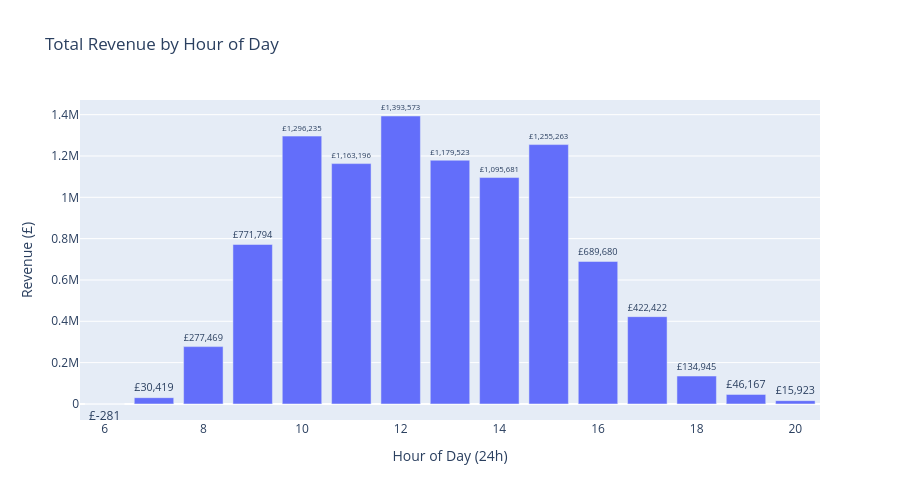

Notebook code cell kept with this figure:
### Code cell
#Sales by hour of the day
df_final['Hour'] = df_final['InvoiceDate'].dt.hour

revenue_by_hour = (
    df_final[df_final['IsProduct']]
    .groupby('Hour')['Revenue'].sum()
    .reset_index()
)

fig = px.bar(revenue_by_hour, x='Hour', y='Revenue', text='Revenue',
             title='Total Revenue by Hour of Day')
fig.update_traces(texttemplate='£%{text:,.0f}', textposition='outside')
fig.update_layout(xaxis_title='Hour of Day (24h)', yaxis_title='Revenue (£)', height=500)
fig.show()

### Figure 1 — Plotly figure (JSON) as saved in the notebook; plotly's stock layout.template omitted (floating-point values rounded to 4 significant figures)
{"data": [{"hovertemplate": "Hour=%{x}<br>Revenue=%{text}<extra></extra>", "legendgroup": "", "marker": {"color": "#636efa", "pattern": {"shape": ""}}, "name": "", "orientation": "v", "showlegend": false, "text": [-281.4, 30420.0, 277500.0, 771800.0, 1296000.0, 1163000.0, 1394000.0, 1180000.0, 1096000.0, 1255000.0, 689700.0, 422400.0, 134900.0, 46170.0, 15920.0], "textposition": "outside", "texttemplate": "£%{text:,.0f}", "type": "bar", "x": [6, 7, 8, 9, 10, 11, 12, 13, 14, 15, 16, 17, 18, 19, 20], "xaxis": "x", "y": [-281.4, 30420.0, 277500.0, 771800.0, 1296000.0, 1163000.0, 1394000.0, 1180000.0, 1096000.0, 1255000.0, 689700.0, 422400.0, 134900.0, 46170.0, 15920.0], "yaxis": "y"}], "layout": {"barmode": "relative", "height": 500, "legend": {"tracegroupgap": 0}, "title": {"text": "Total Revenue by Hour of Day"}, "xaxis": {"anchor": "y", "domain": [0, 1], "title": {"text": "Hour of Day (24h)"}}, "yaxis": {"anchor": "x", "domain": [0, 1], "title": {"text": "Revenue (£)"}}}}
